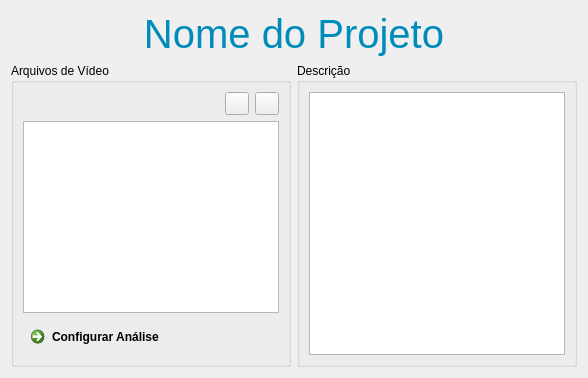
      <widget class="QWidget" name="tab2">
       <attribute name="title">
        <string>Projeto</string>
       </attribute>
       <layout class="QVBoxLayout" name="verticalLayout_15">
        <item>
         <widget class="QLabel" name="projectNameLabel">
          <property name="font">
           <font>
            <pointsize>30</pointsize>
           </font>
          </property>
          <property name="styleSheet">
           <string notr="true">color: #008CBA;</string>
          </property>
          <property name="text">
           <string>Nome do Projeto</string>
          </property>
          <property name="alignment">
           <set>Qt::AlignCenter</set>
          </property>
         </widget>
        </item>
        <item>
         <layout class="QHBoxLayout" name="horizontalLayout_8">
          <item>
           <widget class="QGroupBox" name="groupBox_4">
            <property name="title">
             <string>Arquivos de Vídeo</string>
            </property>
            <layout class="QVBoxLayout" name="verticalLayout_11">
             <item>
              <layout class="QHBoxLayout" name="horizontalLayout_9">
               <item>
                <spacer name="horizontalSpacer">
                 <property name="orientation">
                  <enum>Qt::Horizontal</enum>
                 </property>
                 <property name="sizeHint" stdset="0">
                  <size>
                   <width>40</width>
                   <height>20</height>
                  </size>
                 </property>
                </spacer>
               </item>
               <item>
                <widget class="QToolButton" name="btnAddVideo">
                 <property name="text">
                  <string/>
                 </property>
                 <property name="icon">
                  <iconset resource="resources.qrc">
                   <normaloff>:/img/img/add.png</normaloff>:/img/img/add.png</iconset>
                 </property>
                </widget>
               </item>
               <item>
                <widget class="QToolButton" name="btnRemoveVideo">
                 <property name="text">
                  <string/>
                 </property>
                 <property name="icon">
                  <iconset resource="resources.qrc">
                   <normaloff>:/img/img/remove.png</normaloff>:/img/img/remove.png</iconset>
                 </property>
                </widget>
               </item>
              </layout>
             </item>
             <item>
              <widget class="QListWidget" name="videoList">
               <property name="iconSize">
                <size>
                 <width>64</width>
                 <height>64</height>
                </size>
               </property>
              </widget>
             </item>
             <item>
              <widget class="QCommandLinkButton" name="btnConfig">
               <property name="layoutDirection">
                <enum>Qt::LeftToRight</enum>
               </property>
               <property name="text">
                <string>Configurar Análise</string>
               </property>
              </widget>
             </item>
            </layout>
           </widget>
          </item>
          <item>
           <widget class="QGroupBox" name="groupBox_3">
            <property name="title">
             <string>Descrição</string>
            </property>
            <layout class="QVBoxLayout" name="verticalLayout_12">
             <item>
              <widget class="QPlainTextEdit" name="plainTextEdit"/>
             </item>
            </layout>
           </widget>
          </item>
         </layout>
        </item>
       </layout>
      </widget>
